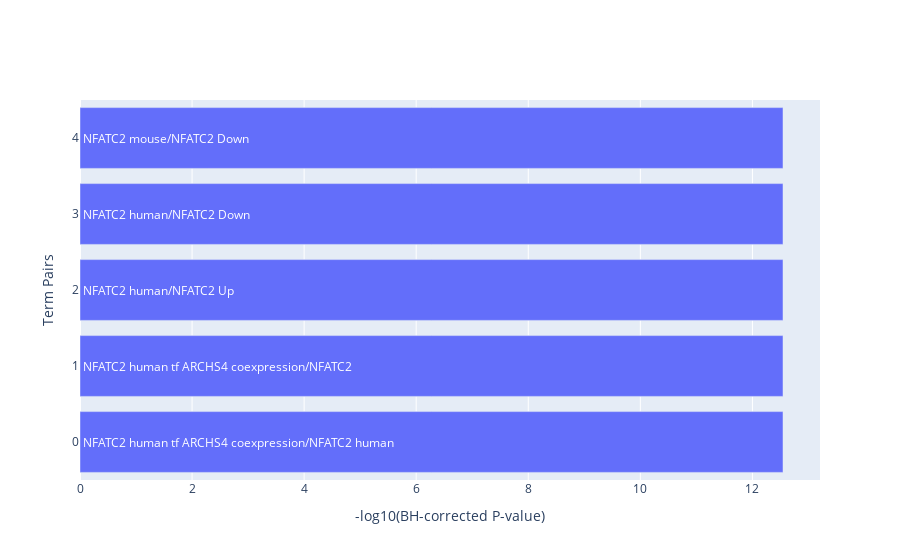

The cell this chart's notebook holds for it:
### Code cell
plot_BH_sig_pairs(pair_df)
display(Markdown("*Figure 3. Most Significant Pairwise Intersections (Benjamini-Hochberg Corrected, -log10 transformed)*"))
display(FileLink('pvalues/log10_BH_Corrected_P-values.csv', result_html_prefix= str(r'Download All Significant Corrected P-Values:     ')))
display(FileLink('pvalues/Benjamini Hochberg Corrected P-values.png', result_html_prefix = str(r'Download Figure 3 (PNG):              ')))
display(FileLink('pvalues/Benjamini Hochberg Corrected P-values.svg', result_html_prefix = str(r'Download Figure 3 (SVG):              ')))
display(FileLink('pvalues/Benjamini Hochberg Corrected P-values.pdf', result_html_prefix = str(r'Download Figure 3 (PDF):              ')))

### Figure 1 — Plotly figure (JSON) as saved in the notebook; plotly's stock layout.template omitted (floating-point values rounded to 4 significant figures)
{"data": [{"insidetextanchor": "start", "orientation": "h", "showlegend": false, "text": ["NFATC2 human tf ARCHS4 coexpression/NFATC2 human", "NFATC2 human tf ARCHS4 coexpression/NFATC2", "NFATC2 human/NFATC2 Up", "NFATC2 human/NFATC2 Down", "NFATC2 mouse/NFATC2 Down"], "textposition": "inside", "type": "bar", "x": [12.55, 12.55, 12.55, 12.55, 12.55]}], "layout": {"xaxis": {"title": {"text": "-log10(BH-corrected P-value)"}}, "yaxis": {"title": {"text": "Term Pairs"}}}}
